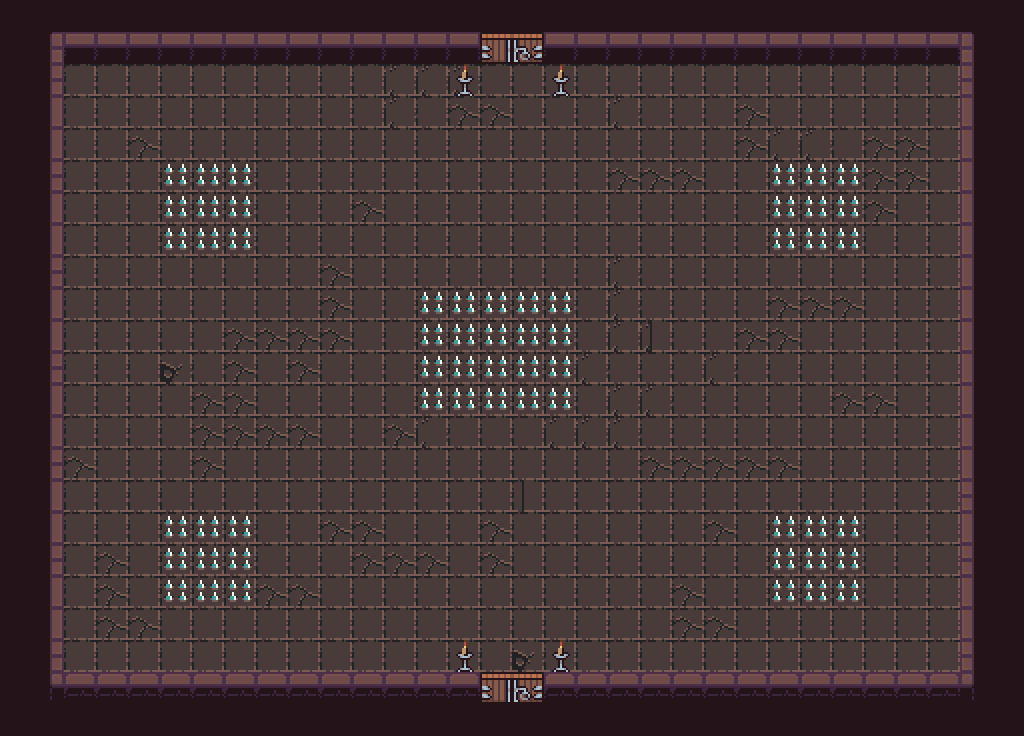

The image is a tile-based game level rendered from a .tmx file. Its description and complete source (layers, tilesets, objects, tile grids) follow:
An orthogonal 32x23 tile map with 32x32 px tiles, 3 tile layers (Floor, Walls, Decor), 2 tilesets and 17 objects.

<map version="1.10" tiledversion="1.10.2" orientation="orthogonal" renderorder="right-down" width="32" height="23" tilewidth="32" tileheight="32" infinite="0" nextlayerid="8" nextobjectid="21">
 <tileset firstgid="1" source="tiles/atlas_floor- 32x32.tsx" />
 <tileset firstgid="50" source="tiles/Dungeon_Tileset32x32.tsx" />
 <layer id="1" name="Floor" width="32" height="23">
  <data encoding="csv">
1,1,1,1,1,1,1,1,1,1,1,1,1,1,1,1,1,1,1,1,1,1,1,1,1,1,1,1,1,1,1,1,
1,1,2,1,1,2,1,1,1,1,1,1,1,1,1,1,1,1,1,1,1,1,1,1,1,1,1,1,1,1,1,1,
1,1,1,1,1,1,1,1,1,1,1,1,9,9,9,1,1,1,1,1,1,1,1,1,1,1,1,1,1,1,1,1,
1,1,1,1,1,1,1,1,1,1,1,1,9,1,2,2,1,1,1,9,1,1,1,2,1,1,1,1,1,1,1,1,
1,1,1,1,2,1,1,1,1,1,1,1,1,1,1,1,1,1,1,1,1,1,1,2,9,9,1,2,2,1,1,1,
1,1,1,1,1,25,25,25,1,1,1,1,1,1,1,1,1,1,1,2,2,2,1,1,25,25,25,2,2,1,1,1,
1,1,1,1,1,25,25,25,1,1,1,2,1,1,1,1,1,1,1,1,1,1,1,1,25,25,25,2,1,1,1,1,
1,1,1,1,1,25,25,25,1,1,1,1,1,1,1,1,1,1,1,1,1,1,1,1,25,25,25,1,1,1,1,1,
1,1,1,1,1,1,1,1,1,1,2,1,1,1,1,1,1,1,1,9,1,1,1,1,1,1,1,1,1,1,1,1,
1,1,1,1,1,1,1,1,1,1,2,1,1,25,25,25,25,25,1,9,1,1,1,1,2,2,2,1,1,1,1,1,
1,1,1,1,1,1,1,2,2,2,2,1,1,25,25,25,25,25,1,9,9,1,1,2,2,1,1,1,1,1,1,1,
1,1,1,1,1,8,1,2,1,2,1,1,1,25,25,25,25,25,9,1,1,1,9,1,1,1,1,1,1,1,1,1,
1,1,1,1,1,1,2,2,1,1,1,1,1,25,25,25,25,25,1,9,9,1,1,1,1,1,2,2,1,1,1,1,
1,1,1,1,1,1,2,2,2,2,1,1,2,9,1,1,1,9,9,9,1,1,1,1,1,1,1,1,1,1,1,1,
1,1,2,1,1,1,2,1,1,1,1,1,1,1,1,1,1,1,1,1,2,2,2,2,2,1,1,1,1,1,1,1,
1,1,1,1,1,1,1,1,1,1,1,1,1,1,1,1,1,1,1,1,1,1,1,1,1,1,1,1,1,1,1,1,
1,1,1,1,1,25,25,25,1,1,2,2,1,1,1,2,1,1,1,1,1,1,2,1,25,25,25,1,1,1,1,1,
1,1,1,2,1,25,25,25,1,1,1,2,2,2,1,2,1,1,1,1,1,1,1,1,25,25,25,1,1,1,1,1,
1,1,1,2,1,25,25,25,2,2,1,1,1,1,1,1,1,1,1,1,1,2,1,1,25,25,25,1,1,1,1,1,
1,1,1,2,2,1,1,1,1,1,1,1,1,1,1,1,1,1,1,1,1,2,2,1,1,1,1,1,1,1,1,1,
1,1,1,1,1,1,1,1,1,1,1,1,1,1,1,1,8,1,1,1,1,1,1,1,1,1,1,1,1,1,1,1,
1,1,2,2,2,1,1,1,1,2,2,2,2,1,1,1,1,1,1,1,1,1,1,1,1,1,1,1,1,1,1,1,
1,1,1,1,1,1,1,1,1,1,1,1,1,1,1,1,1,1,1,1,1,1,1,1,1,1,1,1,1,1,1,1
</data>
 </layer>
 <layer id="2" name="Walls" width="32" height="23">
  <data encoding="csv">
128,128,128,128,128,128,128,128,128,128,128,128,128,128,128,128,128,128,128,128,128,128,128,128,128,128,128,128,128,128,128,128,
128,50,101,101,101,101,101,101,101,101,101,101,101,101,101,86,87,101,101,101,101,101,101,101,101,101,101,101,101,101,55,128,
128,70,0,0,0,0,0,0,0,0,0,0,0,0,0,0,0,0,0,0,0,0,0,0,0,0,0,0,0,0,75,128,
128,80,0,0,0,0,0,0,0,0,0,0,0,0,0,0,0,0,0,0,0,0,0,0,0,0,0,0,0,0,85,128,
128,60,0,0,0,0,0,0,0,0,0,0,0,0,0,0,0,0,0,0,0,0,0,0,0,0,0,0,0,0,85,128,
128,70,0,0,0,0,0,0,0,0,0,0,0,0,0,0,0,0,0,0,0,0,0,0,0,0,0,0,0,0,85,128,
128,80,0,0,0,0,0,0,0,0,0,0,0,0,0,0,0,0,0,0,0,0,0,0,0,0,0,0,0,0,85,128,
128,60,0,0,0,0,0,0,0,0,0,0,0,0,0,0,0,0,0,0,0,0,0,0,0,0,0,0,0,0,85,128,
128,70,0,0,0,0,0,0,0,0,0,0,0,0,0,0,0,0,0,0,0,0,0,0,0,0,0,0,0,0,85,128,
128,80,0,0,0,0,0,0,0,0,0,0,0,0,0,0,0,0,0,0,0,0,0,0,0,0,0,0,0,0,85,128,
128,60,0,0,0,0,0,0,0,0,0,0,0,0,0,0,0,0,0,0,40,0,0,0,0,0,0,0,0,0,85,128,
128,70,0,0,0,0,0,0,0,0,0,0,0,0,0,0,0,0,0,0,0,0,0,0,0,0,0,0,0,0,85,128,
128,80,0,0,0,0,0,0,0,0,0,0,0,0,0,0,0,0,0,0,0,0,0,0,0,0,0,0,0,0,85,128,
128,60,0,0,0,0,0,0,0,0,0,0,0,0,0,0,0,0,0,0,0,0,0,0,0,0,0,0,0,0,85,128,
128,70,0,0,0,0,0,0,0,0,0,0,0,0,0,0,0,0,0,0,0,0,0,0,0,0,0,0,0,0,85,128,
128,80,0,0,0,0,0,0,0,0,0,0,0,0,0,0,40,0,0,0,0,0,0,0,0,0,0,0,0,0,75,128,
128,60,0,0,0,0,0,0,0,0,0,0,0,0,0,0,0,0,0,0,0,0,0,0,0,0,0,0,0,0,85,128,
128,70,0,0,0,0,0,0,0,0,0,0,0,0,0,0,0,0,0,0,0,0,0,0,0,0,0,0,0,0,75,128,
128,80,0,0,0,0,0,0,0,0,0,0,0,0,0,0,0,0,0,0,0,0,0,0,0,0,0,0,0,0,85,128,
128,60,0,0,0,0,0,0,0,0,0,0,0,0,0,0,0,0,0,0,0,0,0,0,0,0,0,0,0,0,65,128,
128,70,0,0,0,0,0,0,0,0,0,0,0,0,0,0,0,0,0,0,0,0,0,0,0,0,0,0,0,0,75,128,
128,90,91,91,91,91,91,91,91,91,91,91,91,91,91,86,87,91,91,91,91,91,91,91,91,91,91,91,91,91,95,128,
128,128,128,128,128,128,128,128,128,128,128,128,128,128,128,128,128,128,128,128,128,128,128,128,128,128,128,128,128,128,128,128
</data>
 </layer>
 <layer id="7" name="Decor" width="32" height="23">
  <data encoding="csv">
0,0,0,0,0,0,0,0,0,0,0,0,0,0,0,0,0,0,0,0,0,0,0,0,0,0,0,0,0,0,0,0,
0,0,0,0,0,0,0,0,0,0,0,0,0,0,0,0,0,0,0,0,0,0,0,0,0,0,0,0,0,0,0,0,
0,0,0,0,0,0,0,0,0,0,0,0,0,0,143,0,0,143,0,0,0,0,0,0,0,0,0,0,0,0,0,0,
0,0,0,0,0,0,0,0,0,0,0,0,0,0,0,0,0,0,0,0,0,0,0,0,0,0,0,0,0,0,0,0,
0,0,0,0,0,0,0,0,0,0,0,0,0,0,0,0,0,0,0,0,0,0,0,0,0,0,0,0,0,0,0,0,
0,0,0,0,0,0,0,0,0,0,0,0,0,0,0,0,0,0,0,0,0,0,0,0,0,0,0,0,0,0,0,0,
0,0,0,0,0,0,0,0,0,0,0,0,0,0,0,0,0,0,0,0,0,0,0,0,0,0,0,0,0,0,0,0,
0,0,0,0,0,0,0,0,0,0,0,0,0,0,0,0,0,0,0,0,0,0,0,0,0,0,0,0,0,0,0,0,
0,0,0,0,0,0,0,0,0,0,0,0,0,0,0,0,0,0,0,0,0,0,0,0,0,0,0,0,0,0,0,0,
0,0,0,0,0,0,0,0,0,0,0,0,0,0,0,0,0,0,0,0,0,0,0,0,0,0,0,0,0,0,0,0,
0,0,0,0,0,0,0,0,0,0,0,0,0,0,0,0,0,0,0,0,0,0,0,0,0,0,0,0,0,0,0,0,
0,0,0,0,0,0,0,0,0,0,0,0,0,0,0,0,0,0,0,0,0,0,0,0,0,0,0,0,0,0,0,0,
0,0,0,0,0,0,0,0,0,0,0,0,0,0,0,0,0,0,0,0,0,0,0,0,0,0,0,0,0,0,0,0,
0,0,0,0,0,0,0,0,0,0,0,0,0,0,0,0,0,0,0,0,0,0,0,0,0,0,0,0,0,0,0,0,
0,0,0,0,0,0,0,0,0,0,0,0,0,0,0,0,0,0,0,0,0,0,0,0,0,0,0,0,0,0,0,0,
0,0,0,0,0,0,0,0,0,0,0,0,0,0,0,0,0,0,0,0,0,0,0,0,0,0,0,0,0,0,0,0,
0,0,0,0,0,0,0,0,0,0,0,0,0,0,0,0,0,0,0,0,0,0,0,0,0,0,0,0,0,0,0,0,
0,0,0,0,0,0,0,0,0,0,0,0,0,0,0,0,0,0,0,0,0,0,0,0,0,0,0,0,0,0,0,0,
0,0,0,0,0,0,0,0,0,0,0,0,0,0,0,0,0,0,0,0,0,0,0,0,0,0,0,0,0,0,0,0,
0,0,0,0,0,0,0,0,0,0,0,0,0,0,0,0,0,0,0,0,0,0,0,0,0,0,0,0,0,0,0,0,
0,0,0,0,0,0,0,0,0,0,0,0,0,0,143,0,0,143,0,0,0,0,0,0,0,0,0,0,0,0,0,0,
0,0,0,0,0,0,0,0,0,0,0,0,0,0,0,0,0,0,0,0,0,0,0,0,0,0,0,0,0,0,0,0,
0,0,0,0,0,0,0,0,0,0,0,0,0,0,0,0,0,0,0,0,0,0,0,0,0,0,0,0,0,0,0,0
</data>
 </layer>
 <objectgroup id="6" name="DangerObjects">
  <object id="12" x="420.083" y="292.083" width="151.5" height="118.25" />
  <object id="13" x="164.583" y="163.75" width="87.5" height="86.5" />
  <object id="14" x="163.75" y="516.083" width="88" height="86.25" />
  <object id="15" x="771.583" y="516" width="87.5" height="85.75" />
  <object id="16" x="772.417" y="164.333" width="87.75" height="86" />
 </objectgroup>
 <objectgroup id="3" name="Collision">
  <object id="1" x="29.4368" y="30.9184" width="449.25" height="32" />
  <object id="2" x="542.062" y="31.6684" width="449.25" height="32" />
  <object id="3" x="30.0116" y="670.757" width="449.25" height="32" />
  <object id="4" x="542.637" y="671.507" width="449.25" height="32" />
  <object id="5" x="959.583" y="63.703" width="32" height="607.188" />
  <object id="6" x="29.0833" y="64.109" width="32" height="607.188" />
  <object id="19" x="480.233" y="681.583" width="61.625" height="27.0625" />
  <object id="20" x="480.585" y="30.2464" width="61.625" height="27.0625" />
 </objectgroup>
 <objectgroup id="4" name="Doors">
  <object id="7" x="481.188" y="30.6667" width="61.625" height="32" />
  <object id="8" x="480.656" y="671.928" width="61.625" height="32" />
 </objectgroup>
 <objectgroup id="5" name="Spawns">
  <object id="17" x="325.333" y="122.667" width="96" height="96" />
  <object id="18" x="585.333" y="128" width="96" height="96" />
 </objectgroup>
</map>
